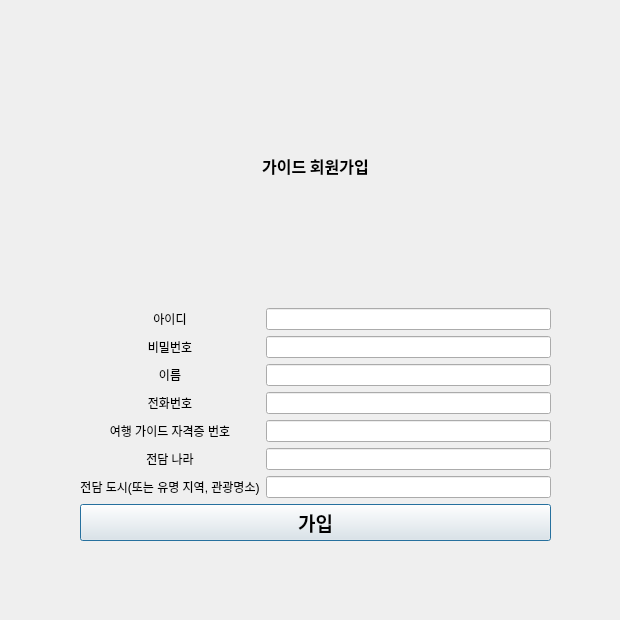
<?xml version="1.0" encoding="UTF-8"?>
<ui version="4.0">
 <class>GuideMember</class>
 <widget class="QDialog" name="GuideMember">
  <property name="geometry">
   <rect>
    <x>0</x>
    <y>0</y>
    <width>620</width>
    <height>620</height>
   </rect>
  </property>
  <property name="windowTitle">
   <string>Dialog</string>
  </property>
  <widget class="QWidget" name="layoutWidget">
   <property name="geometry">
    <rect>
     <x>80</x>
     <y>30</y>
     <width>471</width>
     <height>511</height>
    </rect>
   </property>
   <layout class="QVBoxLayout" name="verticalLayout_3">
    <item>
     <widget class="QLabel" name="label">
      <property name="font">
       <font>
        <family>Agency FB</family>
        <pointsize>12</pointsize>
        <weight>75</weight>
        <bold>true</bold>
       </font>
      </property>
      <property name="text">
       <string>&lt;html&gt;&lt;head/&gt;&lt;body&gt;&lt;p&gt;가이드 회원가입&lt;/p&gt;&lt;/body&gt;&lt;/html&gt;</string>
      </property>
      <property name="alignment">
       <set>Qt::AlignCenter</set>
      </property>
     </widget>
    </item>
    <item>
     <layout class="QHBoxLayout" name="horizontalLayout">
      <item>
       <layout class="QVBoxLayout" name="verticalLayout">
        <item>
         <widget class="QLabel" name="label_2">
          <property name="text">
           <string>아이디</string>
          </property>
          <property name="alignment">
           <set>Qt::AlignCenter</set>
          </property>
         </widget>
        </item>
        <item>
         <widget class="QLabel" name="label_3">
          <property name="text">
           <string>비밀번호</string>
          </property>
          <property name="alignment">
           <set>Qt::AlignCenter</set>
          </property>
         </widget>
        </item>
        <item>
         <widget class="QLabel" name="label_4">
          <property name="text">
           <string>이름</string>
          </property>
          <property name="alignment">
           <set>Qt::AlignCenter</set>
          </property>
         </widget>
        </item>
        <item>
         <widget class="QLabel" name="label_5">
          <property name="text">
           <string>전화번호</string>
          </property>
          <property name="alignment">
           <set>Qt::AlignCenter</set>
          </property>
         </widget>
        </item>
        <item>
         <widget class="QLabel" name="label_6">
          <property name="text">
           <string>여행 가이드 자격증 번호</string>
          </property>
          <property name="alignment">
           <set>Qt::AlignCenter</set>
          </property>
         </widget>
        </item>
        <item>
         <widget class="QLabel" name="label_7">
          <property name="text">
           <string>전담 나라</string>
          </property>
          <property name="alignment">
           <set>Qt::AlignCenter</set>
          </property>
         </widget>
        </item>
        <item>
         <widget class="QLabel" name="label_8">
          <property name="text">
           <string>전담 도시(또는 유명 지역, 관광명소)</string>
          </property>
          <property name="alignment">
           <set>Qt::AlignCenter</set>
          </property>
         </widget>
        </item>
       </layout>
      </item>
      <item>
       <layout class="QVBoxLayout" name="verticalLayout_2">
        <item>
         <widget class="QLineEdit" name="lineEdit"/>
        </item>
        <item>
         <widget class="QLineEdit" name="lineEdit_3"/>
        </item>
        <item>
         <widget class="QLineEdit" name="lineEdit_4"/>
        </item>
        <item>
         <widget class="QLineEdit" name="lineEdit_6"/>
        </item>
        <item>
         <widget class="QLineEdit" name="lineEdit_7"/>
        </item>
        <item>
         <widget class="QLineEdit" name="lineEdit_8"/>
        </item>
        <item>
         <widget class="QLineEdit" name="lineEdit_9"/>
        </item>
       </layout>
      </item>
     </layout>
    </item>
    <item>
     <widget class="QPushButton" name="pushButton">
      <property name="font">
       <font>
        <family>Agency FB</family>
        <pointsize>14</pointsize>
        <weight>75</weight>
        <bold>true</bold>
       </font>
      </property>
      <property name="text">
       <string>가입</string>
      </property>
     </widget>
    </item>
   </layout>
  </widget>
 </widget>
 <resources/>
 <connections/>
</ui>
